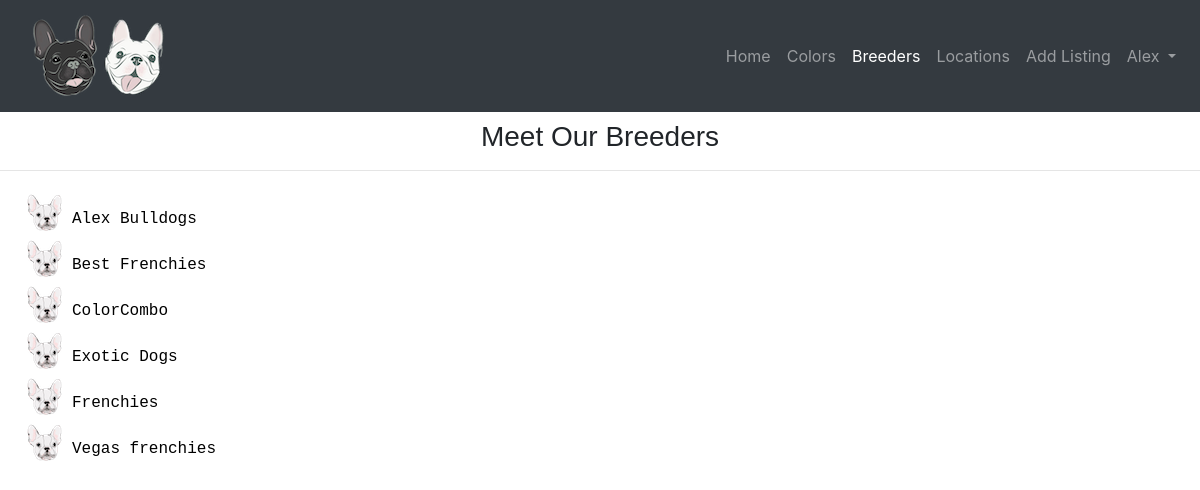
Page /breeders (signed in) on the committed database.
### puppysearch/models.py (models this page shows, shortened)
class User(AbstractUser):
    company_name = models.CharField(max_length=64, blank=True)
    first_name = models.CharField(max_length=64)
    last_name = models.CharField(max_length=64)
    phone = models.CharField(max_length=64)
    is_breeder = models.BooleanField(default=False)
    timestamp = models.DateTimeField(default=datetime.now)
    favorites = models.ManyToManyField('Listing', blank=True, related_name="watchers")

### puppysearch/views.py (the view)
# urls.py: path("breeders", views.breeders, name="breeders"),
def breeders(request):
    breeders_set = User.objects.all().filter(is_breeder=True).order_by("company_name")
    context = {
        'breeders': breeders_set,
    }
    return render(request, "puppysearch/breeders.html", context)

### puppysearch/templates/puppysearch/breeders.html (shortened to what this page needs)
{% extends "puppysearch/layout.html" %} {%load static%}
{% block body %}
<h3 class="color_heading">Meet Our Breeders </h3>
<hr>
<div class="container_breeders">
    <div class="container_left">
        <ul class="breeders_list">
            {%for breeder in breeders%}
            <li class="color_link_user" data-breeder="{{breeder.id}}"> <a class="color_link" href="#"> {{breeder.company_name}} </li></a>
            {%endfor%}
        </ul>
    </div>
</html>
{% endblock %}

### puppysearch/templates/puppysearch/layout.html (shortened to what this page needs)
{%load static%}
<!DOCTYPE html>
<html lang="en">
<head>
    <link rel="stylesheet" href="https://stackpath.bootstrapcdn.com/bootstrap/4.3.1/css/bootstrap.min.css">
    <link href="https://maxcdn.bootstrapcdn.com/font-awesome/4.7.0/css/font-awesome.min.css" rel="stylesheet"/>
    <link href="{% static 'puppysearch/styles.css' %}" rel="stylesheet">
</head>
<body>
    <nav class="navbar navbar-expand-lg navbar-dark bg-dark static-top">
        <div class="div_nav_bar">
            <a class="navbar-brand" href="{% url 'index' %}">
                <img src="{% static 'media/logo.png' %}" alt="logo">
            </a>
        </div>
        <div class="collapse navbar-collapse" id="navbarResponsive">
            <ul class="navbar-nav ml-auto">
                <li class="nav-item">
                    <a class="nav-link" href="{% url 'index' %}"> Home
                    </a>
                </li>
                <li class="nav-item">
                    <a class="nav-link" href="{% url 'colors' %}">Colors</a>
                </li>
                <li class="nav-item">
                    <a class="nav-link" href="{% url 'breeders'%}">Breeders</a>
                </li>
                <li class="nav-item">
                    <a class="nav-link" href="{% url 'locations'%}">Locations</a>
                </li>
                {% if user.is_authenticated%}
                 {%if user.is_breeder%}
                 <li class="nav-item">
                    <a class="nav-link" href="{% url 'add_listing'%}">Add Listing</a>
                </li>
                {%endif%}
                <li class="nav-item dropdown">
                    <a class="nav-link dropdown-toggle" href="#" id="navbarDropdown" role="button" data-toggle="dropdown" aria-haspopup="true" aria-expanded="false">
                        {{ user.username }}
                    </a>
                </li>
                {% endif %}
            </ul>
        </div>
    </nav>
    <div class="body">
        {% block body %}{% endblock %}
</body>
</html>

### puppysearch/static/puppysearch/styles.css (style rules this page uses)
.div_nav_bar { margin-left: 1%; }
.color_heading { text-align: center; margin-top: 8px; font-family: Impact, Haettenschweiler, 'Arial Narrow Bold', sans-serif; }
.color_link { color: black; }
.breeders_list { padding-left: 5px; }
.breeders_list li { height: 46px; background: url('/static/media/list_logo.png') no-repeat 7px 7px transparent; list-style-type: none; margin: 0; vertical-align: middle; padding: 20px 0px 0px 52px; font-family: monospace; font-size: 16px; }
.container_left { min-width: 20%; float: left; padding-left: 15px; }

### rows in the picture
User: username "Alex", company_name "Alex Bulldogs"
User: company_name "Best Frenchies"
User: company_name "ColorCombo"
User: company_name "Exotic Dogs"
User: company_name "Frenchies"
User: company_name "Vegas frenchies"
